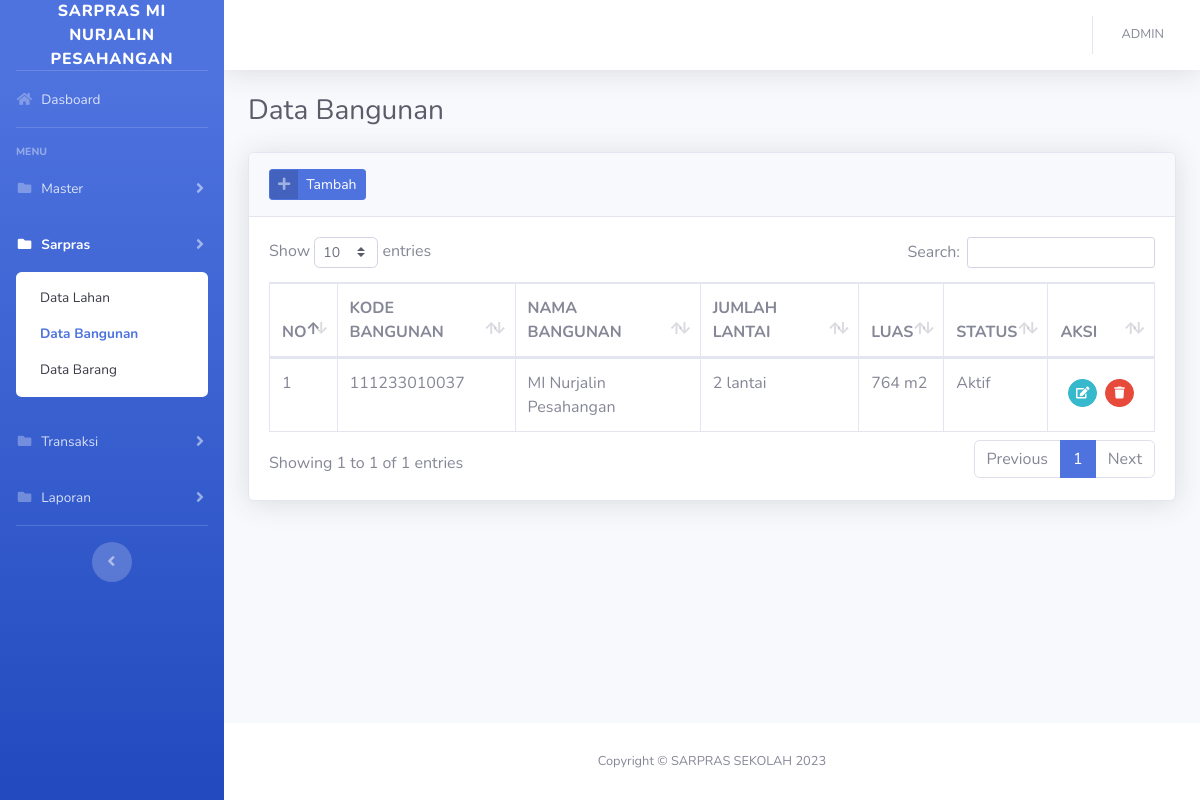
/?bangunan (signed in), run on the app's committed database.
### tables this page shows
CREATE TABLE `tb_bangunan` (
  `id_bangunan` int(11) NOT NULL,
  `kode_bangunan` varchar(255) NOT NULL,
  `nama_bangunan` varchar(255) NOT NULL,
  `jml_lantai_bangunan` varchar(255) NOT NULL,
  `luas_bangunan` varchar(255) NOT NULL,
  `status_bangunan` enum('Aktif','Tidak Aktif') NOT NULL
);

### config/function.php (called while the page is built, shortened)
<?php
function encrypt($str) {
return base64_encode($str);
}
function base_url(){
    $base_url= ((isset($_SERVER['HTTPS']) && $_SERVER['HTTPS'] == "on") ? "https" : "http");
    $base_url.= "://".$_SERVER['HTTP_HOST'];
    $base_url.= str_replace(basename($_SERVER['SCRIPT_NAME']),"",$_SERVER['SCRIPT_NAME']);
    return $base_url;
}
?>

### views/inventaris/bangunan.php (the view, shortened to what this page needs)
<div class="container-fluid">
    <div class="d-sm-flex align-items-center justify-content-between mb-4">
        <h1 class="h3 mb-0 text-gray-800">Data Bangunan</h1>
    </div>
    <div class="card shadow mb-4">
        <div class="card-header py-3">
            <a href="#" class="btn btn-primary btn-icon-split btn-sm" data-toggle="modal" data-target="#bangunanModal"
                onclick="submit('add')">
                <span class="icon text-white-50">
                    <i class="fas fa-plus"></i>
                </span>
                <span class="text">Tambah</span>
            </a>
        </div>
        <div class="card-body">
            <div class="table-responsive">
                <table class="table table-bordered table-hover" id="dataTable" width="100%" cellspacing="0">
                    <thead>
                        <tr>
                            <th width="10">NO</th>
                            <th>KODE BANGUNAN</th>
                            <th>NAMA BANGUNAN</th>
                            <th>JUMLAH LANTAI</th>
                            <th>LUAS</th>
                            <th>STATUS</th>
                            <th width="50">AKSI</th>
                        </tr>
                    </thead>
                    <tbody>
                        <?php
                        $n=1;
                        $query = mysqli_query($con,"SELECT * FROM tb_bangunan ORDER BY id_bangunan DESC")or die(mysqli_error($con));
                        while($row = mysqli_fetch_array($query)):
                        ?>
                        <tr>
                            <td><?= $n++; ?></td>
                            <td><?= $row['kode_bangunan']; ?></td>
                            <td><?= $row['nama_bangunan']; ?></td>
                            <td><?= $row['jml_lantai_bangunan']; ?></td>
                            <td><?= $row['luas_bangunan']; ?></td>
                            <td><?= $row['status_bangunan']; ?></td>
                            <td>
                            <div class="d-inline-flex p-2">
                                <a href="#bangunanModal" data-toggle="modal" onclick="submit(<?=$row['id_bangunan'];?>)"
                                    class="btn btn-sm btn-circle btn-info mr-2"><i class="fas fa-edit"></i></a>
                                <a href="<?=base_url();?>/process/process_bangunan.php?act=<?=encrypt('delete');?>&id=<?=encrypt($row['id_bangunan']);?>"
                                    class="btn btn-sm btn-circle btn-danger btn-hapus"><i class="fas fa-trash"></i></a>
                            </div>
                            </td>
                        </tr>
                        <?php endwhile; ?>
                    </tbody>
                </table>
            </div>
        </div>
    </div>
</div>

### data on the page
tb_bangunan: kode_bangunan "111233010037", nama_bangunan "MI Nurjalin Pesahangan", jml_lantai_bangunan "2 lantai", luas_bangunan "764 m2", status_bangunan "Aktif"

### other printed values
$_SESSION['username'] "ADMIN"
